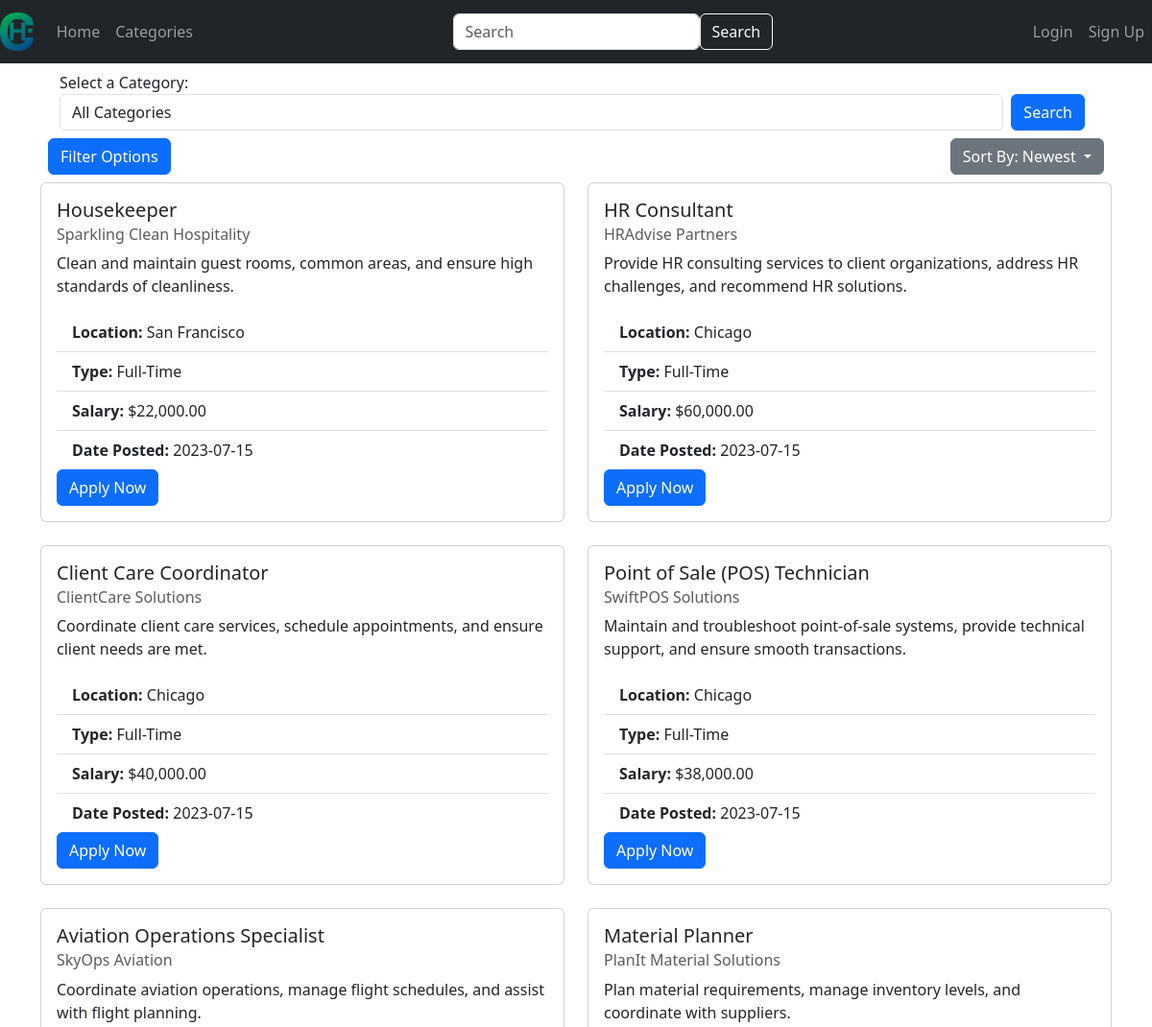
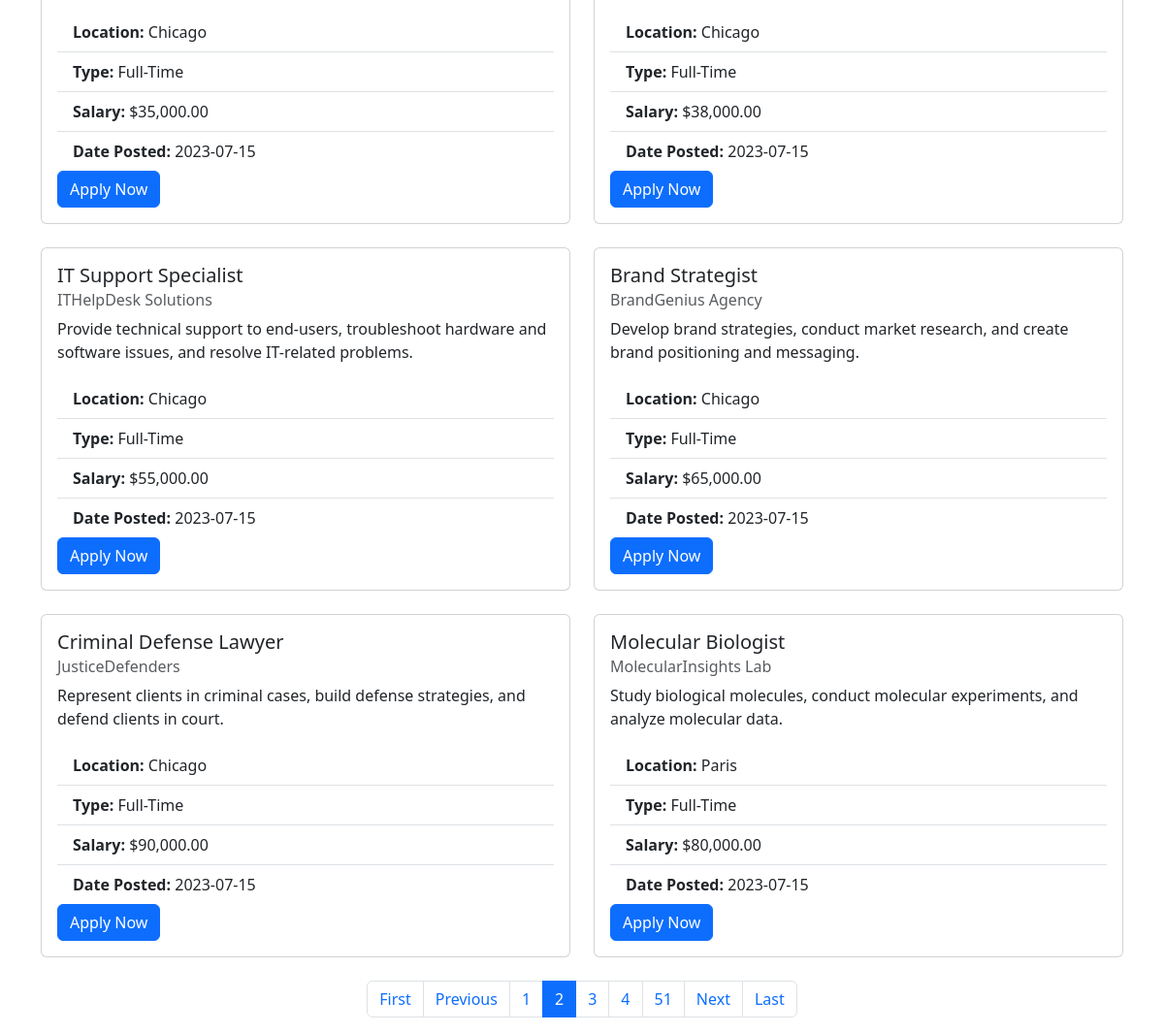
The page /categories?category=None&min_salary=None&max_salary=None&posted_after=None&posted_before=None&job_type_filter=None&page=2 on the database its author committed (2 pictures, top to bottom).
### website/models.py (models this page shows)
class JobListing(db.Model):
    job_id = db.Column(db.Integer, primary_key=True)
    title = db.Column(db.String(128))
    company = db.Column(db.String(128))
    salary = db.Column(db.Integer)
    location = db.Column(db.String(128))
    type = db.Column(db.String(128))
    description = db.Column(db.String(32768))
    email = db.Column(db.String(128))
    date_posted = db.Column(db.DateTime(timezone=True), default=func.now())
    category_id = db.Column(db.Integer, db.ForeignKey('job_category.category_id'), nullable=False)
    category = db.relationship('JobCategory', backref=db.backref('job_listings', lazy=True))

### website/views.py (the view)
@views.route('/categories', methods=['GET', 'POST'])
def categories():
    categories = JobCategory.query.all()
    page = request.args.get('page', 1, type=int)
    per_page = PAGE_SIZE
    sort_criteria = request.args.get('sort', 'newest')
    sort = sort_by(sort_criteria)
    selected_category_id = request.args.get('category')
    if selected_category_id == 'None':
        selected_category_id = None
    selected_category_name = None
    if selected_category_id:
        selected_category = JobCategory.query.get(selected_category_id)
        if selected_category:
            selected_category_name = selected_category.category_name
    if selected_category_id:
        job_listings = JobListing.query.filter_by(category_id=selected_category_id)
    else:
        job_listings = JobListing.query
    filters = get_filters()
    job_listings = filter_results(job_listings, filters).order_by(sort).paginate(page=page, per_page=per_page)
    add_email_syntax(job_listings)
    return render_template("categories.html", user=current_user, categories=categories, job_listings=job_listings, selected_category=selected_category_id, selected_category_name=selected_category_name, sort=sort_criteria, filters=filters)

### website/__init__.py (called while the page is built)
def format_salary(value):
    try:
        salary = float(value)
        formatted_salary = "${:,.2f}".format(salary)
        return formatted_salary
    except ValueError:
        return value

### website/views.py (called while the page is built)
def sort_by(sort):
    if sort == 'newest':
        return JobListing.date_posted.desc()
    elif sort == 'oldest':
        return JobListing.date_posted.asc()
    elif sort == 'most_money':
        return JobListing.salary.desc()
    elif sort == 'least_money':
        return JobListing.salary.asc()
    else:
        return JobListing.date_posted.desc()

def filter_results(query, filters):
    if filters['min_salary']:
        query = query.filter(JobListing.salary >= filters['min_salary'])
    if filters['max_salary']:
        query = query.filter(JobListing.salary <= filters['max_salary'])
    if filters['posted_after']:
        query = query.filter(JobListing.date_posted >= filters['posted_after'])
    if filters['posted_before']:
        query = query.filter(JobListing.date_posted <= filters['posted_before'])
    if filters['job_type_filter']:
        query = query.filter(JobListing.type == filters['job_type_filter'])
    return query

def add_email_syntax(job_listings):
    if job_listings == None:
    	return None
    for job in job_listings.items:
        job.emailtitle = quote(job.title)
        job.emailcompany = quote(job.company)

### website/templates/categories.html (shortened to what this page needs)
{% extends "base.html" %}
{% block content %}
<div class="m-2 align-items-center">
  <div class="container">
    <form method="GET">
      <div class="form-group">
        <label for="categorySelect">Select a Category:</label>
        <div class="d-flex">
          <select class="form-control" id="categorySelect" name="category">
            <option value="">All Categories</option>
          </select>
          <button type="submit" class="btn btn-primary mx-2">Search</button>
        </div>
      </div>
    </form>
  </div>
  <div class="mt-2 d-flex justify-content-between">
    <button class="btn btn-primary d-flex justify-content-start" type="button" data-toggle="collapse" data-target="#filterCollapse" aria-expanded="false" aria-controls="filterCollapse">
      Filter Options
    </button>
    <div class="d-flex justify-content-end">
      <div class="dropdown">
        <button class="btn btn-secondary dropdown-toggle" type="button" id="sortDropdown" data-toggle="dropdown" aria-haspopup="true" aria-expanded="false">
          {% if sort == 'most_money' %}
            Sort By: Highest Salary
          {% elif sort == 'least_money' %}
            Sort By: Lowest Salary
          {% elif sort %}
            Sort By: {{ sort|capitalize }}
          {% else %}
            Sort By: Newest
          {% endif %}
        </button>
      </div>
    </div>
  </div>
</div>
<div class="row mt-2">
  {% for job in job_listings.items %}
    <div class="col-md-6 mb-4">
      <div class="card">
        <div class="card-body">
          <h5 class="card-title">{{ job.title }}</h5>
          <h6 class="card-subtitle mb-2 text-muted">{{ job.company }}</h6>
          <p class="card-text">{{ job.description }}</p>
          <ul class="list-group list-group-flush">
            <li class="list-group-item"><strong>Location:</strong> {{ job.location }}</li>
            <li class="list-group-item"><strong>Type:</strong> {{ job.type }}</li>
            <li class="list-group-item"><strong>Salary:</strong> {{ job.salary | format_salary }}</li>
            <li class="list-group-item"><strong>Date Posted:</strong> {{ job.date_posted.strftime('%Y-%m-%d') }}</li>
          </ul>
          {% if current_user.is_authenticated %}
            <a href="mailto:{{ job.email }}?subject=Job%20Application%20-%20{{ job.emailtitle }}&body=Dear%20Hiring%20Manager,%0D%0A%0D%0AI%20would%20like%20to%20apply%20for%20the%20{{ job.emailtitle }}%20position%20at%20{{ job.emailcompany }}.%20Please%20find%20my%20resume%20attached.%0D%0A%0D%0AThank%20you,%0D%0A{{ current_user.first_name if current_user.first_name else 'Your%20Name' }}" class="btn btn-primary">Apply Now</a>
          {% else %}
            <a href="mailto:{{ job.email }}?subject=Job%20Application%20-%20{{ job.emailtitle }}&body=Dear%20Hiring%20Manager,%0D%0A%0D%0AI%20would%20like%20to%20apply%20for%20the%20{{ job.emailtitle }}%20position%20at%20{{ job.emailcompany }}.%20Please%20find%20my%20resume%20attached.%0D%0A%0D%0AThank%20you,%0D%0AYour%20Name" class="btn btn-primary">Apply Now</a>
          {% endif %}
        </div>
      </div>
    </div>
  {% endfor %}
</div>
<nav aria-label="Page navigation">
  <ul class="pagination justify-content-center">
    {% if job_listings.has_prev %}
      <li class="page-item"><a class="page-link" href="?category={{ selected_category|default('') }}&min_salary={{ filters.min_salary|default('') }}&max_salary={{ filters.max_salary|default('') }}&posted_after={{ filters.posted_after|default('') }}&posted_before={{ filters.posted_before|default('') }}&job_type_filter={{ filters.job_type_filter|default('') }}&page=1">First</a></li>
      <li class="page-item"><a class="page-link" href="?category={{ selected_category|default('') }}&min_salary={{ filters.min_salary|default('') }}&max_salary={{ filters.max_salary|default('') }}&posted_after={{ filters.posted_after|default('') }}&posted_before={{ filters.posted_before|default('') }}&job_type_filter={{ filters.job_type_filter|default('') }}&page={{ job_listings.prev_num }}">Previous</a></li>
    {% endif %}
    {% for num in job_listings.iter_pages(left_edge=1, right_edge=1, left_current=1, right_current=2) %}
      {% if num %}
        {% if num != job_listings.page %}
          <li class="page-item"><a class="page-link" href="?category={{ selected_category|default('') }}&min_salary={{ filters.min_salary|default('') }}&max_salary={{ filters.max_salary|default('') }}&posted_after={{ filters.posted_after|default('') }}&posted_before={{ filters.posted_before|default('') }}&job_type_filter={{ filters.job_type_filter|default('') }}&page={{ num }}">{{ num }}</a></li>
        {% else %}
          <li class="page-item active" aria-current="page"><span class="page-link">{{ num }}</span></li>
        {% endif %}
      {% endif %}
    {% endfor %}
    {% if job_listings.has_next %}
      <li class="page-item"><a class="page-link" href="?category={{ selected_category|default('') }}&min_salary={{ filters.min_salary|default('') }}&max_salary={{ filters.max_salary|default('') }}&posted_after={{ filters.posted_after|default('') }}&posted_before={{ filters.posted_before|default('') }}&job_type_filter={{ filters.job_type_filter|default('') }}&page={{ job_listings.next_num }}">Next</a></li>
      <li class="page-item"><a class="page-link" href="?category={{ selected_category|default('') }}&min_salary={{ filters.min_salary|default('') }}&max_salary={{ filters.max_salary|default('') }}&posted_after={{ filters.posted_after|default('') }}&posted_before={{ filters.posted_before|default('') }}&job_type_filter={{ filters.job_type_filter|default('') }}&page={{ job_listings.pages }}">Last</a></li>
    {% endif %}
  </ul>
</nav>
{% endblock %}

### rows shown on the page
JobListing: title "Housekeeper", company "Sparkling Clean Hospitality", description "Clean and maintain guest rooms, common areas, and ensure high standards of cleanliness.", location "San Francisco", type "Full-Time", salary "$22,000.00", date_posted "2023-07-15"
JobListing: title "HR Consultant", company "HRAdvise Partners", description "Provide HR consulting services to client organizations, address HR challenges, and recommend HR solutions.", location "Chicago", type "Full-Time", salary "$60,000.00", date_posted "2023-07-15"
JobListing: title "Client Care Coordinator", company "ClientCare Solutions", description "Coordinate client care services, schedule appointments, and ensure client needs are met.", location "Chicago", type "Full-Time", salary "$40,000.00", date_posted "2023-07-15"
JobListing: title "Point of Sale (POS) Technician", company "SwiftPOS Solutions", description "Maintain and troubleshoot point-of-sale systems, provide technical support, and ensure smooth transactions.", location "Chicago", type "Full-Time", salary "$38,000.00", date_posted "2023-07-15"
JobListing: title "Aviation Operations Specialist", company "SkyOps Aviation", description "Coordinate aviation operations, manage flight schedules, and assist with flight planning.", location "Chicago", type "Full-Time", salary "$35,000.00", date_posted "2023-07-15"
JobListing: title "Material Planner", company "PlanIt Material Solutions", description "Plan material requirements, manage inventory levels, and coordinate with suppliers.", location "Chicago", type "Full-Time", salary "$38,000.00", date_posted "2023-07-15"
JobListing: title "IT Support Specialist", company "ITHelpDesk Solutions", description "Provide technical support to end-users, troubleshoot hardware and software issues, and resolve IT-related problems.", location "Chicago", type "Full-Time", salary "$55,000.00", date_posted "2023-07-15"
JobListing: title "Brand Strategist", company "BrandGenius Agency", description "Develop brand strategies, conduct market research, and create brand positioning and messaging.", location "Chicago", type "Full-Time", salary "$65,000.00", date_posted "2023-07-15"
JobListing: title "Criminal Defense Lawyer", company "JusticeDefenders", description "Represent clients in criminal cases, build defense strategies, and defend clients in court.", location "Chicago", type "Full-Time", salary "$90,000.00", date_posted "2023-07-15"
JobListing: title "Molecular Biologist", company "MolecularInsights Lab", description "Study biological molecules, conduct molecular experiments, and analyze molecular data.", location "Paris", type "Full-Time", salary "$80,000.00", date_posted "2023-07-15"

### other values the page prints
{{ sort|capitalize }} "Newest"
{{ num }} "1" "3" "4" "51"
{{ num }} "2"
